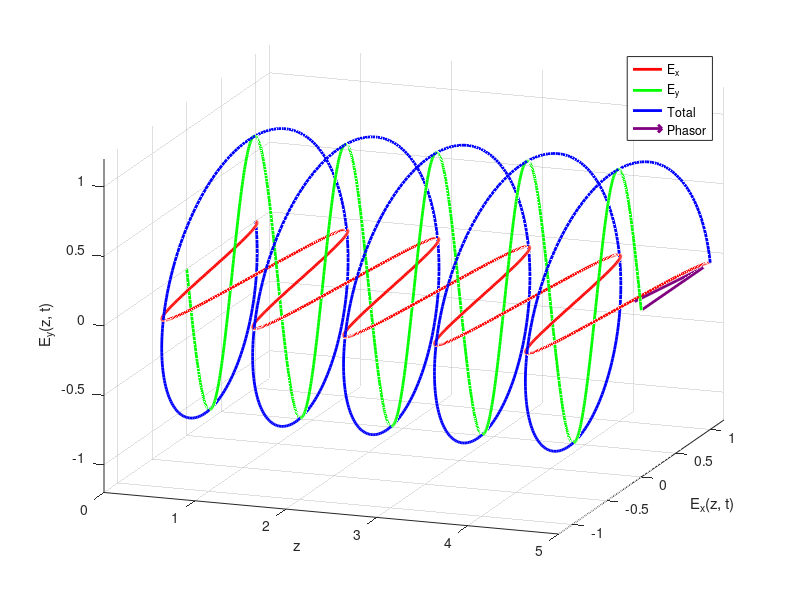

MATLAB code for this plot: (Note: this script raises an error after producing the figure.)
% Wave parameters
E0 = 1;         % Electric field amplitude
lambda = 1;    % Wavelength
f = 1;         % Frequency
omega = 2*pi*f;
k = 2*pi/lambda;
c = lambda * f; % Speed of light in the medium

% Polarization and direction
delta = pi/2; % -(phi_x-phi_y)
E0_x = 1;     % Electric field amplitude in x 
E0_y = 1;     % Electric field amplitude in y 
dir = 1; % Direction of wave: 1 is +z ; -1 is -z
phi_m = 0; % additional phase shift, in radians 

% Discretize the z-axis
z = linspace(0, 5*lambda, 1000);
z_phasor = 5*lambda; % Position to display the phasor

% Time settings
dt = 1/(10*f);   % Time step
t_end = 10/f;     % Duration of the animation

% Create figure
figure;
hold on;

% Initial electric field components
Ex = E0_x*exp(dir*i*k*z + i*phi_m);
Ey = E0_y*exp(dir*i*k*z + i*delta + i*phi_m);

% Plot the components and the resultant
h_wave_x = plot3(z, real(Ex), zeros(size(z)), 'LineWidth', 2, 'Color', [1, 0, 0], 'DisplayName', 'E_x'); % E_x component
h_wave_y = plot3(z, zeros(size(z)), real(Ey), 'LineWidth', 2, 'Color', [0, 1, 0], 'DisplayName', 'E_y'); % E_y component
h_circular = plot3(z, real(Ex), real(Ey), 'LineWidth', 2, 'Color', [0, 0, 1], 'DisplayName', 'Total');      % Resultant

% Phasor representation (initialized at t=0)
h_phasor = quiver3(z_phasor, 0, 0, 0, E0, 0, 'LineWidth', 2, 'Color', [0.5, 0, 0.5], 'DisplayName', 'Phasor', 'MaxHeadSize', 0.5);

% Set up the view and limits
axis([0, 5*lambda, -1.2*max([E0_x,E0_y]), 1.2*max([E0_x,E0_y]), -1.2*max([E0_x,E0_y]), 1.2*max([E0_x,E0_y])]);
xlabel('z');
ylabel('E_x(z, t)');
zlabel('E_y(z, t)');
%title('Propagation of Right-Handed Circularly Polarized Light');
legend('Location', 'northeast');
grid on;
view(20, 20); % Adjust for a better 3D view
%pbaspect([5 1 1])

% Animation loop
for t = 0:dt:t_end
    % Update the waveforms to simulate propagation
    Ex = E0_x*exp(i*dir*k*z - i*k*c*t + i*phi_m);
    Ey = E0_y*exp(i*dir*k*z - i*k*c*t + i*delta + i*phi_m);
    
    h_wave_x.YData = real(Ex);
    h_wave_y.ZData = real(Ey);
    
    % Update the resultant for circular polarization
    h_circular.YData = real(Ex);
    h_circular.ZData = real(Ey);
    
    % Update the phasor representation
    Ex_phasor = real(E0_x*exp(i*dir*k*z_phasor - i*k*c*t + i*phi_m));
    Ey_phasor = real(E0_y*exp(i*dir*k*z_phasor - i*k*c*t + i*delta +i*phi_m));
    delete(h_phasor); % Delete the previous phasor
    h_phasor = quiver3(z_phasor, 0, 0, 0, Ex_phasor, Ey_phasor, 'LineWidth', 2, 'Color', [0.5, 0, 0.5], 'DisplayName', 'Phasor', 'MaxHeadSize', 0.5);
   
    pause(dt);
end

hold off;

